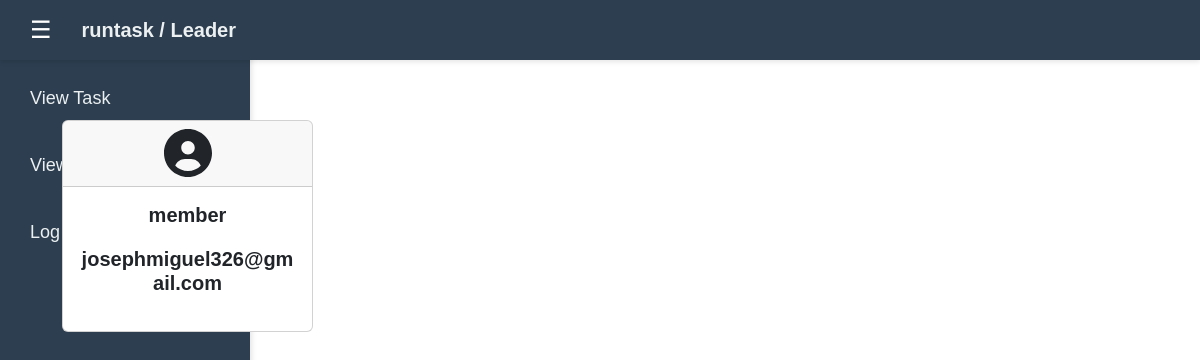
Before: /view_user_leader/ with the older database file.
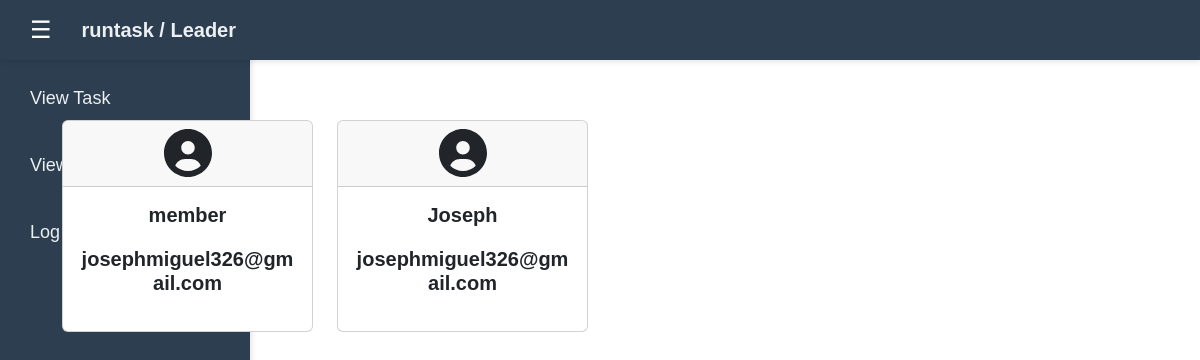
After: the same page with the newer database file.
### authentication/models.py (models this page shows)
class Member(models.Model):
    user = models.ForeignKey(User, on_delete=models.CASCADE, default=None, null=True)

### authentication/views.py (the view)
# urls.py: path('view_user_leader/', views.view_user_leader, name='view_user_leader'),
def view_user_leader(request):
    leaders = Leader.objects.all()
    members = Member.objects.all()
    tasks = Task.objects.all()
    return render(request, 'authentication/view_user_leader.html', {'members': members, 'leaders': leaders, 'tasks': tasks})

### templates/authentication/view_user_leader.html (shortened to what this page needs)
<!DOCTYPE html>
<html lang="en">
{% load static %}
<head>
    <link href="https://cdnjs.cloudflare.com/ajax/libs/bootstrap/5.3.0/css/bootstrap.min.css" rel="stylesheet">
    <link rel="stylesheet" href="/static/dashboard-styles.css">
</head>
<body >
    <nav id="navbar" style="width: 100%; height: 60px; background-color: #2c3e50; display: flex; align-items: center; padding: 0 20px; box-shadow: 0px 2px 5px rgba(0, 0, 0, 0.1); position: fixed; top: 0; left: 0; z-index: 1000;">
        <button id="toggleSidebarBtn" style="padding: 10px; background-color: transparent; color: white; border: none; cursor: pointer; font-size: 24px; display: flex; align-items: center; justify-content: center;">
            ☰
        </button>
        <div style="margin-left: 20px; color: #ecf0f1; font-size: 20px; font-weight: bold;">
            runtask / Leader
        </div>
    </nav>
    <nav id="sidebar" class="sidebar" style="width: 250px; height: 100vh; background-color: #2c3e50; display: flex; flex-direction: column; padding: 20px; box-shadow: 2px 0px 5px rgba(0, 0, 0, 0.1); position: fixed; left: 0; top: 0; transition: transform 0.3s;">
        <div class="sidebar-brand" style="margin-bottom: 30px;">
            <a href="/">
            </a>
        </div>
        <ul class="sidebar-links" style="list-style: none; padding: 0;">
            <li style="margin-bottom: 20px;">
                <a href="/dashboard_leader" style="color: #ecf0f1; text-decoration: none; font-size: 18px; display: block; padding: 10px; border-radius: 5px; transition: background-color 0.3s;">
                    View Task
                </a>
            </li>
            <li style="margin-bottom: 20px;">
                <a href="/view_user_leader" style="color: #ecf0f1; text-decoration: none; font-size: 18px; display: block; padding: 10px; border-radius: 5px; transition: background-color 0.3s;">
                    View User
                </a>
            </li>
            <li style="margin-bottom: 20px;">
                <a href="/" style="color: #ecf0f1; text-decoration: none; font-size: 18px; display: block; padding: 10px; border-radius: 5px; transition: background-color 0.3s;">
                    Log Out
                </a>
            </li>
        </ul>
    </nav>
    <div id="mainContent" style="transition: margin-left 0.3s;">
    <div class="dashboard container" style="margin-top: 100px; padding: 20px;">
        <div class="container">
            <div class="row">
                {% for member in members %}
                <div class="col-lg-3 col-md-4 col-sm-6 mb-4">
                    <div class="card h-100">
                        <div class="card-header text-center">
                            <i class="fas fa-user-circle fa-3x"></i>
                        </div>
                        <div class="card-body text-center">
                            <h5 class="card-title">{{ member.user.username }}</h5>
                            <h5 class="card-title">{{ member.user.email }}</h5>
                        </div>
                    </div>
                </div>
                {% empty %}
                <div class="col-12">
                    <div class="alert alert-warning text-center">
                        No members available.
                    </div>
                </div>
                {% endfor %}
            </div>
        </div>
    </div>
    </div>
</body>
</html>

Changed rows visible on the page:
added Member: user.username "Joseph", user.email "josephmiguel326@gmail.com"
